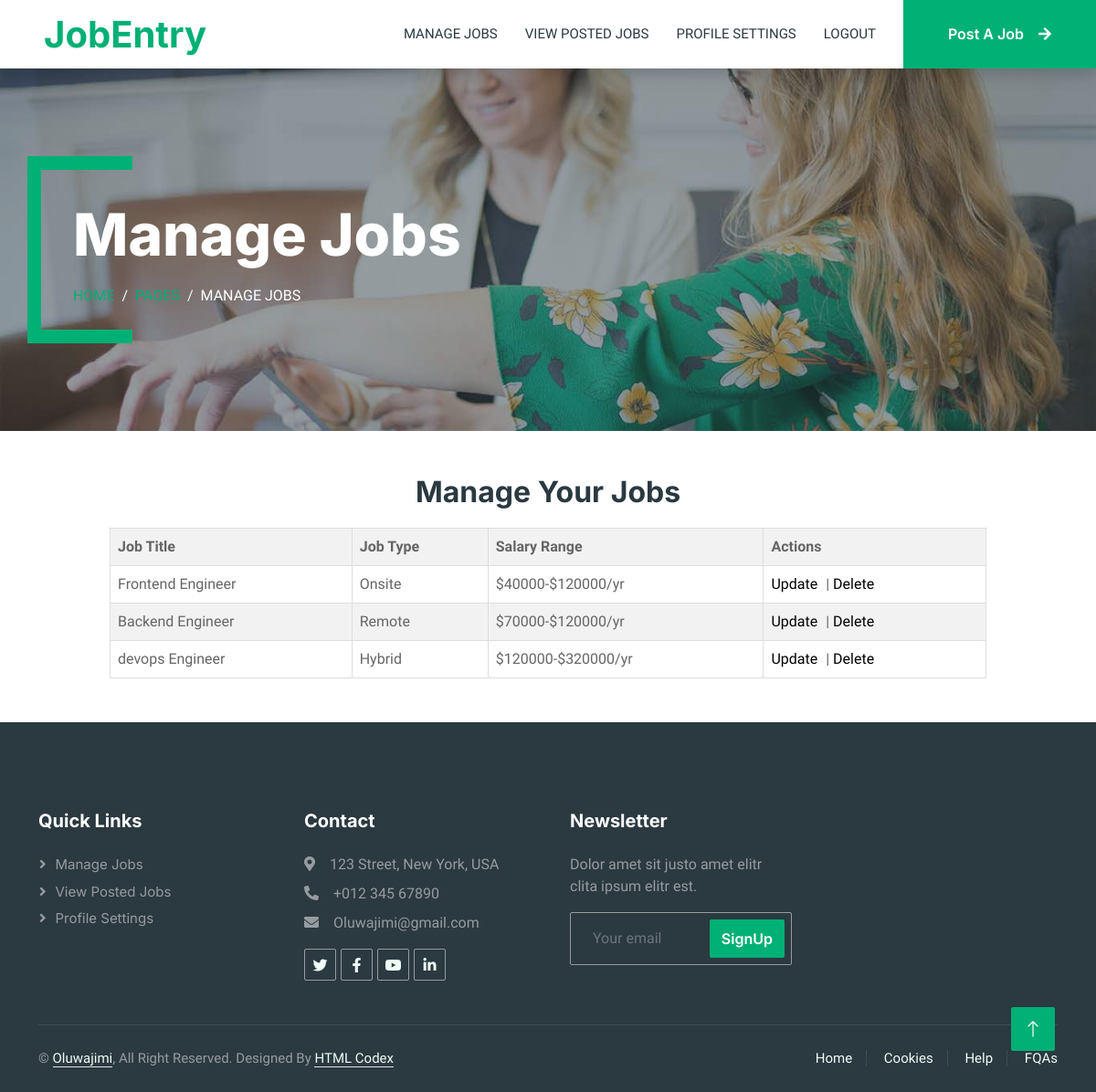
Screenshot of /jobs/manage/ (signed in) with the database file from the repository.
### jobs/models.py (models this page shows, shortened)
class Job(models.Model):
    JOB_TYPE_CHOICES = [
        ('Onsite', 'Onsite'),
        ('Remote', 'Remote'),
        ('Hybrid', 'Hybrid'),
        ('Part-time', 'Part-time'),
        ('Full-time', 'Full-time'),
        ('Internship', 'Internship'),
    ]
    CATEGORY_CHOICES = [
        ('Marketing', 'Marketing'),
        ('Customer Service', 'Customer Service'),
        ('Human Resource', 'Human Resource'),
        ('Project Management', 'Project Management'),
        ('Software Development', 'Software Development'),
        ('Sales & Communication', 'Sales & Communication'),
        ('Teaching & Education', 'Teaching & Education'),
        ('Design & Creative', 'Design & Creative'),
    ]
    company_logo = models.ImageField(upload_to='company_logos/')
    company_name = models.CharField(max_length=100,default='Unknown')
    job_title = models.CharField(max_length=100)
    job_description = models.TextField()
    job_type = models.CharField(max_length=50, choices=JOB_TYPE_CHOICES)
    salary_range = models.CharField(max_length=100)
    application_deadline = models.DateField()
    responsibility = models.TextField()
    qualifications = models.TextField()
    company_details = models.TextField()
    location = models.CharField(max_length=100, default='Unknown')  # New field for location
    posted_by = models.ForeignKey(settings.AUTH_USER_MODEL, on_delete=models.CASCADE)
    posted_date = models.DateTimeField(auto_now_add=True)  # Added field for date
    category = models.CharField(max_length=50, choices=CATEGORY_CHOICES)  # Added field for category
    saved_by = models.ManyToManyField(User, related_name='saved_jobs', blank=True)

### jobs/views.py (the view)
# urls.py: path('manage/', views.manage_jobs, name='manage_jobs'),
def manage_jobs(request):
    jobs = Job.objects.filter(posted_by=request.user)
    return render(request, 'job/manage_jobs.html', {'jobs': jobs})

### templates/job/manage_jobs.html (shortened to what this page needs)
{%extends 'sitepages/base2.html' %}
{%load static%}
{%block homepage_content%}
<div class="container-xxl py-5 bg-dark page-header mb-5">
    <div class="container my-5 pt-5 pb-4">
        <h1 class="display-3 text-white mb-3 animated slideInDown">Manage Jobs</h1>
        <nav aria-label="breadcrumb">
            <ol class="breadcrumb text-uppercase">
                <li class="breadcrumb-item"><a href="#">Home</a></li>
                <li class="breadcrumb-item"><a href="#">Pages</a></li>
                <li class="breadcrumb-item text-white active" aria-current="page">Manage Jobs</li>
            </ol>
        </nav>
    </div>
</div>
<h2>Manage Your Jobs</h2>
<table>
    <thead>
        <tr>
            <th>Job Title</th>
            <th>Job Type</th>
            <th>Salary Range</th>
            <th>Actions</th>
        </tr>
    </thead>
    <tbody>
        {% for job in jobs %}
        <tr>
            <td>{{ job.job_title }}</td>
            <td>{{ job.get_job_type_display }}</td>
            <td>{{ job.salary_range }}</td>
            <td>
                <a class="job-link" href="{% url 'job_update' pk=job.pk %}">Update</a> |
                <a class="job-link"  href="{% url 'job_delete' pk=job.pk %}">Delete</a>
            </td>
        </tr>
        {% endfor %}
    </tbody>
</table>
{%endblock%}

### static/css/style.css (style rules this page uses)
:root { --primary: #00B074; --secondary: #2B9BFF; --light: #EFFDF5; --dark: #2B3940; }
.header-carousel .container, .page-header .container { position: relative; padding: 45px 0 45px 35px; border-left: 15px solid var(--primary); }
.header-carousel .container::before, .header-carousel .container::after, .page-header .container::before, .page-header .container::after { position: absolute; content: ""; top: 0; left: 0; width: 100px; height: 15px; background: var(--primary); }
.header-carousel .container::after, .page-header .container::after { top: 100%; margin-top: -15px; }
.page-header { background: linear-gradient(rgba(43, 57, 64, .5), rgba(43, 57, 64, .5)), url(../img/carousel-1.jpg) center center no-repeat; background-size: cover; }
.breadcrumb-item + .breadcrumb-item::before { color: var(--light); }

### templates/job/manage_jobs.html (style rules this page uses)
h2 { text-align: center; margin-bottom: 20px; }
table { width: 80%; border-collapse: collapse; margin: 0 auto; }
th, td { border: 1px solid #ddd; padding: 8px; text-align: left; }
th { background-color: #f2f2f2; }
tr:nth-child(even) { background-color: #f2f2f2; }
.job-link { color: black; text-decoration: none; margin-right: 5px; }

### rows the page displays
Job: job_title "Frontend Engineer", job_type "Onsite", salary_range "$40000-$120000/yr"
Job: job_title "Backend Engineer", job_type "Remote", salary_range "$70000-$120000/yr"
Job: job_title "devops Engineer", job_type "Hybrid", salary_range "$120000-$320000/yr"
